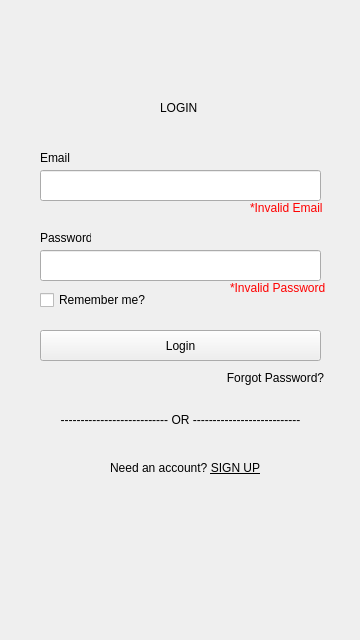
<?xml version="1.0" encoding="UTF-8"?>
<ui version="4.0">
 <class>Form</class>
 <widget class="QWidget" name="Form">
  <property name="geometry">
   <rect>
    <x>0</x>
    <y>0</y>
    <width>360</width>
    <height>640</height>
   </rect>
  </property>
  <property name="windowTitle">
   <string>Form</string>
  </property>
  <widget class="QLabel" name="loginLabel">
   <property name="geometry">
    <rect>
     <x>160</x>
     <y>100</y>
     <width>41</width>
     <height>16</height>
    </rect>
   </property>
   <property name="text">
    <string>LOGIN</string>
   </property>
  </widget>
  <widget class="QLabel" name="emailLabel">
   <property name="geometry">
    <rect>
     <x>40</x>
     <y>150</y>
     <width>61</width>
     <height>16</height>
    </rect>
   </property>
   <property name="text">
    <string>Email</string>
   </property>
  </widget>
  <widget class="QLabel" name="passwordLabel">
   <property name="geometry">
    <rect>
     <x>40</x>
     <y>230</y>
     <width>51</width>
     <height>16</height>
    </rect>
   </property>
   <property name="text">
    <string>Password</string>
   </property>
  </widget>
  <widget class="QPushButton" name="loginPushButton">
   <property name="geometry">
    <rect>
     <x>40</x>
     <y>330</y>
     <width>281</width>
     <height>31</height>
    </rect>
   </property>
   <property name="cursor">
    <cursorShape>PointingHandCursor</cursorShape>
   </property>
   <property name="text">
    <string>Login</string>
   </property>
  </widget>
  <widget class="QLineEdit" name="emailLineEdit">
   <property name="geometry">
    <rect>
     <x>40</x>
     <y>170</y>
     <width>281</width>
     <height>31</height>
    </rect>
   </property>
  </widget>
  <widget class="QLineEdit" name="passwordLineEdit">
   <property name="geometry">
    <rect>
     <x>40</x>
     <y>250</y>
     <width>281</width>
     <height>31</height>
    </rect>
   </property>
  </widget>
  <widget class="QCheckBox" name="remembermeCheckBox">
   <property name="geometry">
    <rect>
     <x>40</x>
     <y>290</y>
     <width>111</width>
     <height>20</height>
    </rect>
   </property>
   <property name="cursor">
    <cursorShape>PointingHandCursor</cursorShape>
   </property>
   <property name="text">
    <string>Remember me?</string>
   </property>
  </widget>
  <widget class="QLabel" name="orLabel">
   <property name="geometry">
    <rect>
     <x>0</x>
     <y>410</y>
     <width>361</width>
     <height>20</height>
    </rect>
   </property>
   <property name="text">
    <string>--------------------------- OR ---------------------------</string>
   </property>
   <property name="alignment">
    <set>Qt::AlignCenter</set>
   </property>
  </widget>
  <widget class="QLabel" name="needanaccountLabel">
   <property name="geometry">
    <rect>
     <x>110</x>
     <y>460</y>
     <width>101</width>
     <height>16</height>
    </rect>
   </property>
   <property name="text">
    <string>Need an account?</string>
   </property>
  </widget>
  <widget class="QPushButton" name="signupPushButton">
   <property name="geometry">
    <rect>
     <x>210</x>
     <y>460</y>
     <width>51</width>
     <height>16</height>
    </rect>
   </property>
   <property name="cursor">
    <cursorShape>PointingHandCursor</cursorShape>
   </property>
   <property name="styleSheet">
    <string notr="true">QPushButton {
	border: None;
	text-decoration: underline;
}</string>
   </property>
   <property name="text">
    <string>SIGN UP</string>
   </property>
  </widget>
  <widget class="QPushButton" name="forgotpasswordPushButton">
   <property name="geometry">
    <rect>
     <x>220</x>
     <y>370</y>
     <width>111</width>
     <height>16</height>
    </rect>
   </property>
   <property name="cursor">
    <cursorShape>PointingHandCursor</cursorShape>
   </property>
   <property name="styleSheet">
    <string notr="true">QPushButton{
	border: None
}</string>
   </property>
   <property name="text">
    <string>Forgot Password?</string>
   </property>
  </widget>
  <widget class="QLabel" name="invalidemailLabel">
   <property name="geometry">
    <rect>
     <x>250</x>
     <y>200</y>
     <width>81</width>
     <height>16</height>
    </rect>
   </property>
   <property name="styleSheet">
    <string notr="true">QLabel{
	color: #FF0000;
}</string>
   </property>
   <property name="text">
    <string>*Invalid Email</string>
   </property>
  </widget>
  <widget class="QLabel" name="invalidpasswordLabel">
   <property name="geometry">
    <rect>
     <x>230</x>
     <y>280</y>
     <width>101</width>
     <height>16</height>
    </rect>
   </property>
   <property name="styleSheet">
    <string notr="true">QLabel{
	color: #FF0000;
}</string>
   </property>
   <property name="text">
    <string>*Invalid Password</string>
   </property>
  </widget>
  <zorder>invalidemailLabel</zorder>
  <zorder>invalidpasswordLabel</zorder>
  <zorder>loginLabel</zorder>
  <zorder>emailLabel</zorder>
  <zorder>passwordLabel</zorder>
  <zorder>loginPushButton</zorder>
  <zorder>remembermeCheckBox</zorder>
  <zorder>orLabel</zorder>
  <zorder>needanaccountLabel</zorder>
  <zorder>signupPushButton</zorder>
  <zorder>forgotpasswordPushButton</zorder>
  <zorder>emailLineEdit</zorder>
  <zorder>passwordLineEdit</zorder>
 </widget>
 <resources/>
 <connections/>
</ui>
